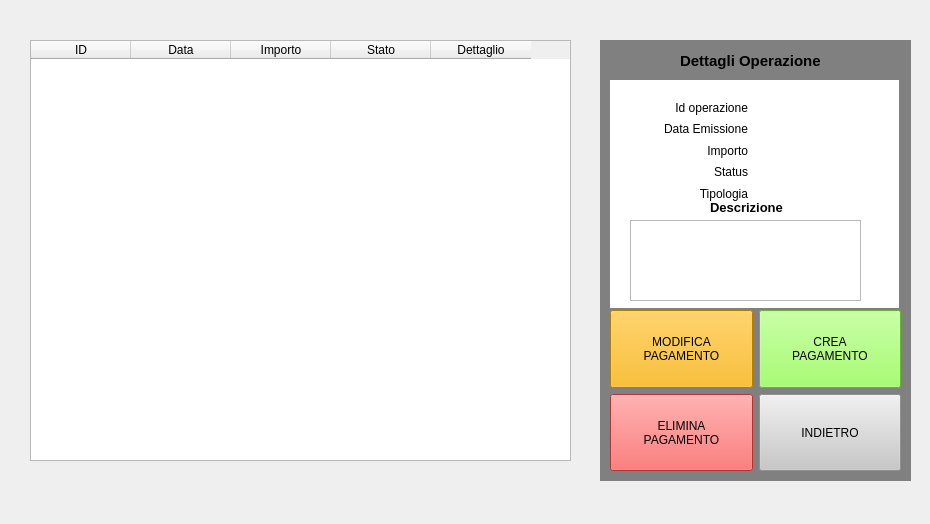
<?xml version="1.0" encoding="UTF-8"?>
<ui version="4.0">
 <class>Form</class>
 <widget class="QWidget" name="Form">
  <property name="geometry">
   <rect>
    <x>0</x>
    <y>0</y>
    <width>930</width>
    <height>524</height>
   </rect>
  </property>
  <property name="sizePolicy">
   <sizepolicy hsizetype="Preferred" vsizetype="Preferred">
    <horstretch>0</horstretch>
    <verstretch>0</verstretch>
   </sizepolicy>
  </property>
  <property name="minimumSize">
   <size>
    <width>930</width>
    <height>524</height>
   </size>
  </property>
  <property name="maximumSize">
   <size>
    <width>930</width>
    <height>524</height>
   </size>
  </property>
  <property name="baseSize">
   <size>
    <width>930</width>
    <height>524</height>
   </size>
  </property>
  <property name="windowTitle">
   <string>Visualizza Elenco Pagamenti</string>
  </property>
  <widget class="QTableWidget" name="tabellaPagamenti">
   <property name="geometry">
    <rect>
     <x>30</x>
     <y>40</y>
     <width>541</width>
     <height>421</height>
    </rect>
   </property>
   <property name="selectionMode">
    <enum>QAbstractItemView::SingleSelection</enum>
   </property>
   <property name="columnCount">
    <number>5</number>
   </property>
   <column>
    <property name="text">
     <string>ID</string>
    </property>
   </column>
   <column>
    <property name="text">
     <string>Data</string>
    </property>
   </column>
   <column>
    <property name="text">
     <string>Importo</string>
    </property>
   </column>
   <column>
    <property name="text">
     <string>Stato</string>
    </property>
   </column>
   <column>
    <property name="text">
     <string>Dettaglio</string>
    </property>
   </column>
  </widget>
  <widget class="QLabel" name="backgroundLabel">
   <property name="geometry">
    <rect>
     <x>600</x>
     <y>40</y>
     <width>311</width>
     <height>441</height>
    </rect>
   </property>
   <property name="autoFillBackground">
    <bool>false</bool>
   </property>
   <property name="styleSheet">
    <string notr="true">background: light grey</string>
   </property>
   <property name="frameShape">
    <enum>QFrame::NoFrame</enum>
   </property>
   <property name="frameShadow">
    <enum>QFrame::Plain</enum>
   </property>
   <property name="text">
    <string/>
   </property>
  </widget>
  <widget class="QWidget" name="gridLayoutWidget_2">
   <property name="geometry">
    <rect>
     <x>610</x>
     <y>310</y>
     <width>291</width>
     <height>161</height>
    </rect>
   </property>
   <layout class="QGridLayout" name="buttonLayout">
    <item row="2" column="3" colspan="2">
     <widget class="QPushButton" name="modificaPagamentoButton">
      <property name="sizePolicy">
       <sizepolicy hsizetype="Minimum" vsizetype="Preferred">
        <horstretch>0</horstretch>
        <verstretch>0</verstretch>
       </sizepolicy>
      </property>
      <property name="styleSheet">
       <string notr="true">background-color:rgb(250,177,0)</string>
      </property>
      <property name="text">
       <string>MODIFICA
PAGAMENTO</string>
      </property>
     </widget>
    </item>
    <item row="2" column="5" colspan="2">
     <widget class="QPushButton" name="creaPagamentoButton">
      <property name="sizePolicy">
       <sizepolicy hsizetype="Minimum" vsizetype="Preferred">
        <horstretch>0</horstretch>
        <verstretch>0</verstretch>
       </sizepolicy>
      </property>
      <property name="styleSheet">
       <string notr="true">background-color:rgb(140,255,70)</string>
      </property>
      <property name="text">
       <string>CREA
PAGAMENTO</string>
      </property>
     </widget>
    </item>
    <item row="3" column="5" colspan="2">
     <widget class="QPushButton" name="backButton">
      <property name="sizePolicy">
       <sizepolicy hsizetype="Minimum" vsizetype="Preferred">
        <horstretch>0</horstretch>
        <verstretch>0</verstretch>
       </sizepolicy>
      </property>
      <property name="styleSheet">
       <string notr="true">background-color: rgb(200,200,200)</string>
      </property>
      <property name="text">
       <string>INDIETRO</string>
      </property>
     </widget>
    </item>
    <item row="3" column="3" colspan="2">
     <widget class="QPushButton" name="eliminaPagamentoButton">
      <property name="sizePolicy">
       <sizepolicy hsizetype="Minimum" vsizetype="Preferred">
        <horstretch>0</horstretch>
        <verstretch>0</verstretch>
       </sizepolicy>
      </property>
      <property name="styleSheet">
       <string notr="true">background-color: rgb(255,70,70)</string>
      </property>
      <property name="text">
       <string>ELIMINA
PAGAMENTO</string>
      </property>
     </widget>
    </item>
   </layout>
  </widget>
  <widget class="QLabel" name="dettagliOperazioneLabel">
   <property name="geometry">
    <rect>
     <x>680</x>
     <y>50</y>
     <width>161</width>
     <height>21</height>
    </rect>
   </property>
   <property name="font">
    <font>
     <pointsize>11</pointsize>
     <weight>75</weight>
     <bold>true</bold>
    </font>
   </property>
   <property name="text">
    <string>Dettagli Operazione</string>
   </property>
  </widget>
  <widget class="QLabel" name="backgroundLabel_2">
   <property name="geometry">
    <rect>
     <x>610</x>
     <y>80</y>
     <width>289</width>
     <height>228</height>
    </rect>
   </property>
   <property name="styleSheet">
    <string notr="true">background:white</string>
   </property>
   <property name="text">
    <string/>
   </property>
  </widget>
  <widget class="QWidget" name="gridLayoutWidget">
   <property name="geometry">
    <rect>
     <x>640</x>
     <y>100</y>
     <width>221</width>
     <height>101</height>
    </rect>
   </property>
   <layout class="QGridLayout" name="gridLayout">
    <item row="1" column="0">
     <widget class="QLabel" name="dataLabel">
      <property name="text">
       <string>Data Emissione</string>
      </property>
      <property name="alignment">
       <set>Qt::AlignRight|Qt::AlignTrailing|Qt::AlignVCenter</set>
      </property>
     </widget>
    </item>
    <item row="2" column="1">
     <widget class="QLabel" name="importoInfo">
      <property name="text">
       <string/>
      </property>
     </widget>
    </item>
    <item row="1" column="1">
     <widget class="QLabel" name="dataInfo">
      <property name="text">
       <string/>
      </property>
     </widget>
    </item>
    <item row="0" column="0">
     <widget class="QLabel" name="idLabel">
      <property name="text">
       <string>Id operazione</string>
      </property>
      <property name="alignment">
       <set>Qt::AlignRight|Qt::AlignTrailing|Qt::AlignVCenter</set>
      </property>
     </widget>
    </item>
    <item row="2" column="0">
     <widget class="QLabel" name="importoLabel">
      <property name="text">
       <string>Importo</string>
      </property>
      <property name="alignment">
       <set>Qt::AlignRight|Qt::AlignTrailing|Qt::AlignVCenter</set>
      </property>
     </widget>
    </item>
    <item row="3" column="0">
     <widget class="QLabel" name="statusLabel">
      <property name="text">
       <string>Status</string>
      </property>
      <property name="alignment">
       <set>Qt::AlignRight|Qt::AlignTrailing|Qt::AlignVCenter</set>
      </property>
     </widget>
    </item>
    <item row="3" column="1">
     <widget class="QLabel" name="statusInfo">
      <property name="text">
       <string/>
      </property>
     </widget>
    </item>
    <item row="0" column="1">
     <widget class="QLabel" name="idInfo">
      <property name="text">
       <string/>
      </property>
     </widget>
    </item>
    <item row="4" column="0">
     <widget class="QLabel" name="tipologiaLabel">
      <property name="text">
       <string>Tipologia</string>
      </property>
      <property name="alignment">
       <set>Qt::AlignRight|Qt::AlignTrailing|Qt::AlignVCenter</set>
      </property>
     </widget>
    </item>
    <item row="4" column="1">
     <widget class="QLabel" name="tipologiaInfo">
      <property name="text">
       <string/>
      </property>
     </widget>
    </item>
   </layout>
  </widget>
  <widget class="QPlainTextEdit" name="descrizioneInfo">
   <property name="geometry">
    <rect>
     <x>630</x>
     <y>220</y>
     <width>231</width>
     <height>81</height>
    </rect>
   </property>
   <property name="plainText">
    <string/>
   </property>
   <property name="textInteractionFlags">
    <set>Qt::NoTextInteraction</set>
   </property>
  </widget>
  <widget class="QLabel" name="descrizioneLabel">
   <property name="geometry">
    <rect>
     <x>710</x>
     <y>200</y>
     <width>81</width>
     <height>16</height>
    </rect>
   </property>
   <property name="text">
    <string>&lt;html&gt;&lt;head/&gt;&lt;body&gt;&lt;p&gt;&lt;span style=&quot; font-size:10pt; font-weight:600;&quot;&gt;Descrizione&lt;/span&gt;&lt;/p&gt;&lt;/body&gt;&lt;/html&gt;</string>
   </property>
  </widget>
 </widget>
 <resources/>
 <connections/>
</ui>
